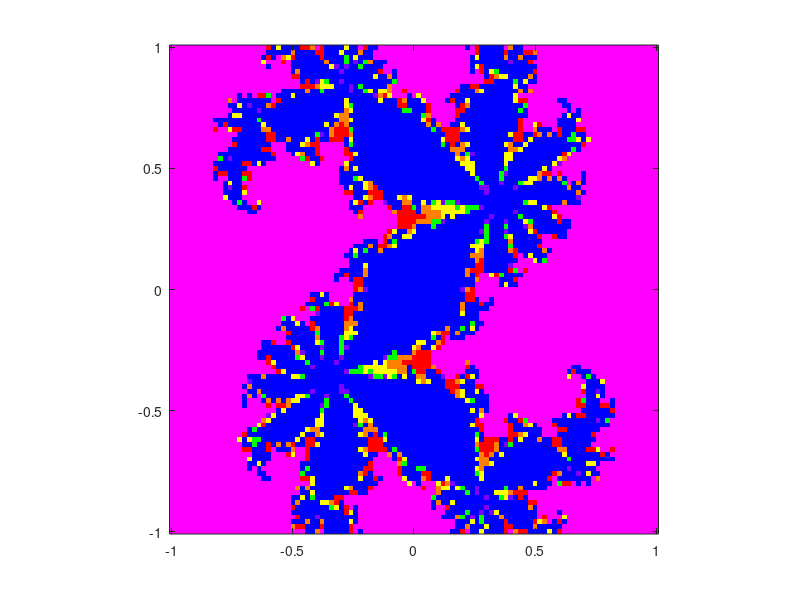

Recreate this plot in MATLAB.
%In this code we color code the orbits of initial points. If an initial
%point converges, or if it diverges within a certain amount of iterations
%we color that point accordingly.
close all;
phi= inline('z^2+.36+.1i'); %Define the function with whatever point c you want.
fixpt1 = (5+sqrt(-11-10*1i))/10; %These are the fixed points.
fixpt2 = (5-sqrt(-11-10*1i))/10;
colormap([1 0 0;   %row 1=red
          1 .5 0;  %row 2=orange
          1 1 0;   %row 3=yellow
          0 1 0;   %row 4=green
          0 0 1;   %row 5=blue
          .5 0 1;  %row 6=indigo
          1 0 1;   %row 7=violet
          0 0 0]); %row 8=black
    
M = ones(101,101);       %Initilize array of point colors to one (red).

for j=1:101,               %initial values with imaginary parts between 
  y = -1 + (j-1)*.02;     % -1 and 1
  for i=1:101,             %and with real parts between
      x= -1 + (i-1)*.02; % -1 and 1
      zk= x + 1i*y;         % 1i is the Matlab symbol for sqrt(-1).
     
      iflag1 = 0;          %iflag1 and iflag2 count the number of iterations
      iflag2 = 0;          % when a root is within 1.e-6 of a fixed point;
      kount = 0;           % kount i < 5 && iflag2 < 5
     %In the while loop below, We test for convergence or divergence to a fixed point using |z|<2. Note: the prompt used |z|>100 as a test for 
     %divergence, however it is sufficient to say the zks will diverge if |z|>2     
      while kount < 100 && abs(zk) < 2 && iflag1 < 5 && iflag2 < 5 
          kount = kount+1;
          zk = phi(zk);    % This is the fixed point iteration.
          
          err1 = abs(zk-fixpt1); %Test for convergence to fixpt1.
          if err1 < 1.e-6, iflag1 = iflag1 +1; else, iflag1 = 0; end;
          
          err2 = abs(zk-fixpt2); %Test for convergence to fixpt2.
          if err2 < 1.e-6, iflag2 =iflag2+1; else, iflag2 = 0; end;
          
      end;
      if iflag1 >= 5 || iflag2 >= 5 || kount >= 100,
          M(j,i) = 5; %if zk converges to a fixed point we color it blue
      elseif kount<20
          M(j,i) = 7;      %if it diverges in less than 20 iterations we color it violet
      elseif kount>=20 && kount<30 
              M(j,i)=1;            %if it diverges in between 20 and 30 iterations we color it red.
      elseif kount>=30 && kount<40 
              M(j,i)=2;            %if it diverges in between 30 and 40 iterations we color it orange
      elseif kount>=40 && kount<60 
              M(j,i)=3;            %if it diverges in between 40 and 60 iterations we color it yellow
      elseif kount>=60 && kount<80
              M(j,i)=4;            %if it diverges in between 60 and 80 iterations we color it green
      elseif kount>=80 && kount<100
              M(j,i)=6;            %if it diverges in between 80 and 100 iterations we color it indigo
      elseif kount>=100
              M(j,i)=8;            %if it diverges in over 100 iterations we color it black
      end;
  end;
end;


image([-1 1],[-1 1],M), %This plots the results.
pbaspect ([1 1 1]);      %sets the ratio of x axis to y axis equal to 1
axis xy %Otherwise the vertical axis is inverted.